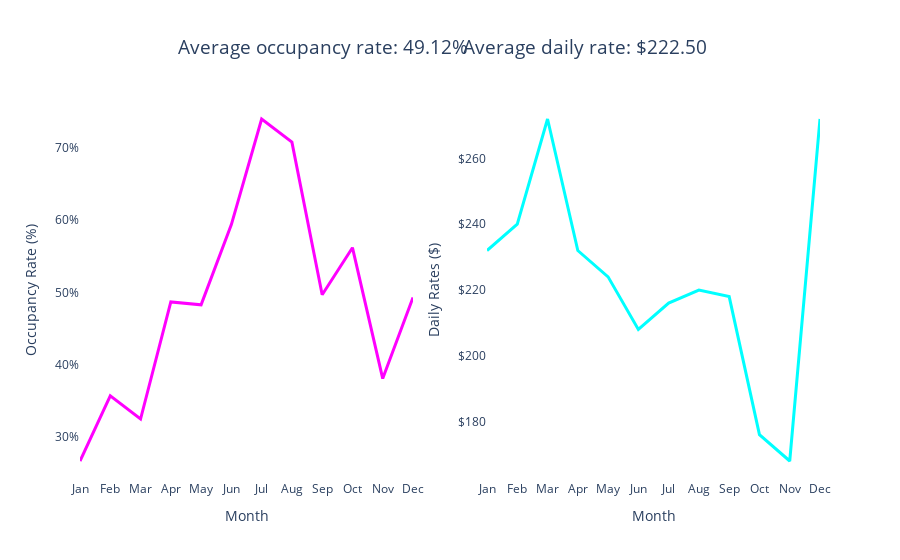

Here is the notebook cell this chart was saved with:
### Code cell
# Импорт необходимых библиотек (Importing necessary libraries)
import plotly.graph_objects as go
import plotly.subplots as sp

# Создание сабплотов (Creating subplots)
fig = sp.make_subplots(rows=1, cols=2)

# График занятости (Occupancy Rate Plot)
fig.add_trace(
    go.Scatter(
        x=seasonality_df.index, 
        y=seasonality_df['occupancy_rates'], 
        mode='lines', 
        line=dict(color='magenta', width=3),
        name='Occupancy Rate',
        showlegend=False
    ),
    row=1, 
    col=1
)

# График дневных ставок (Daily Rates Plot)
fig.add_trace(
    go.Scatter(
        x=seasonality_df.index, 
        y=seasonality_df['daily_rates'], 
        mode='lines', 
        line=dict(color='cyan', width=3),
        name='Daily Rates',
        showlegend=False
    ),
    row=1, 
    col=2
)

# Настройка параметров графиков (Adjusting plot parameters)
fig.update_layout(
    title_font=dict(size=18, family="Open Sans, sans-serif"), # Изменяем шрифт на Open Sans
    font=dict(family="Open Sans, sans-serif"),
    plot_bgcolor='white', # Установка белого фона
    paper_bgcolor='white'
)

# Установка заголовка и других параметров для графика занятости (Setting title and other parameters for Occupancy Rate Plot)
fig.update_xaxes(title_text="Month", row=1, col=1)
fig.update_yaxes(title_text="Occupancy Rate (%)", tickformat='.0%', row=1, col=1)
fig.add_annotation(text=f"Average occupancy rate: {average_occupancy:.2%}", xref="paper", yref="paper", x=0.13, y=1.18, font=dict(size=19), showarrow=False)

# Установка заголовка и других параметров для графика дневных ставок (Setting title and other parameters for Daily Rates Plot)
fig.update_xaxes(title_text="Month", row=1, col=2)
fig.update_yaxes(title_text="Daily Rates ($)", tickprefix="$", row=1, col=2)
fig.add_annotation(text=f"Average daily rate: ${average_rate:.2f}", xref="paper", yref="paper", x=0.85, y=1.18, font=dict(size=19), showarrow=False)

fig.show()

### Figure 1 — Plotly figure (JSON) as saved in the notebook; plotly's stock layout.template omitted (floating-point values rounded to 4 significant figures)
{"data": [{"line": {"color": "magenta", "width": 3}, "mode": "lines", "name": "Occupancy Rate", "showlegend": false, "type": "scatter", "x": ["Jan", "Feb", "Mar", "Apr", "May", "Jun", "Jul", "Aug", "Sep", "Oct", "Nov", "Dec"], "xaxis": "x", "y": [0.267, 0.357, 0.325, 0.487, 0.483, 0.594, 0.74, 0.708, 0.497, 0.562, 0.381, 0.493], "yaxis": "y"}, {"line": {"color": "cyan", "width": 3}, "mode": "lines", "name": "Daily Rates", "showlegend": false, "type": "scatter", "x": ["Jan", "Feb", "Mar", "Apr", "May", "Jun", "Jul", "Aug", "Sep", "Oct", "Nov", "Dec"], "xaxis": "x2", "y": [232, 240, 272, 232, 224, 208, 216, 220, 218, 176, 168, 272], "yaxis": "y2"}], "layout": {"annotations": [{"font": {"size": 19}, "showarrow": false, "text": "Average occupancy rate: 49.12%", "x": 0.13, "xref": "paper", "y": 1.18, "yref": "paper"}, {"font": {"size": 19}, "showarrow": false, "text": "Average daily rate: $222.50", "x": 0.85, "xref": "paper", "y": 1.18, "yref": "paper"}], "font": {"family": "Open Sans, sans-serif"}, "paper_bgcolor": "white", "plot_bgcolor": "white", "title": {"font": {"family": "Open Sans, sans-serif", "size": 18}}, "xaxis": {"anchor": "y", "domain": [0, 0.45], "title": {"text": "Month"}}, "xaxis2": {"anchor": "y2", "domain": [0.55, 1], "title": {"text": "Month"}}, "yaxis": {"anchor": "x", "domain": [0, 1], "tickformat": ".0%", "title": {"text": "Occupancy Rate (%)"}}, "yaxis2": {"anchor": "x2", "domain": [0, 1], "tickprefix": "$", "title": {"text": "Daily Rates ($)"}}}}
